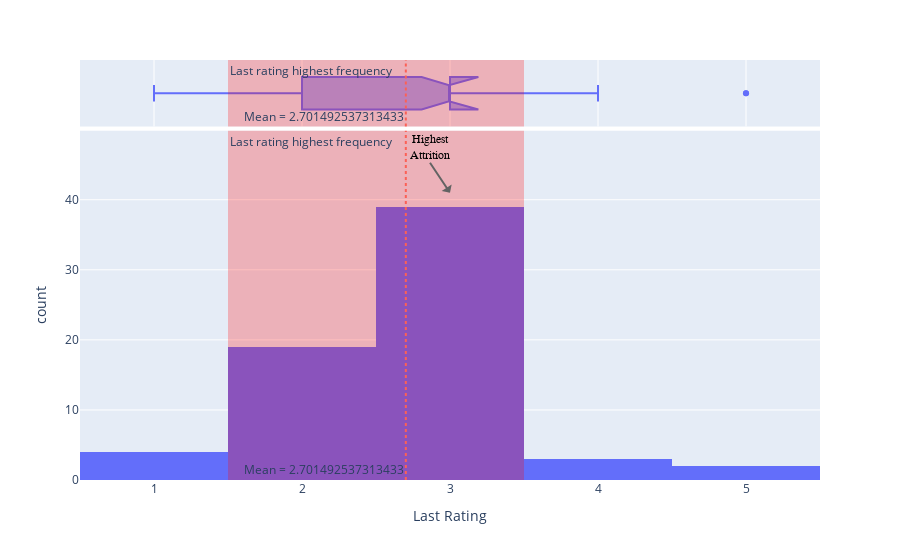

This figure's notebook cell:
### Markdown cell above
The box plot provides several insights into the total experience of individuals before joining the company:

The range of total experience is from 0 to 18 years, with a minimum value of 0 and a maximum value of 18.
The majority of individuals (50%) have a total experience of 3 years or less, which is the median value.
The first quartile (Q1) is 1 year, which means that 25% of individuals have a total experience of 1 year or less.
The third quartile (Q3) is 6.75 years, which means that 75% of individuals have a total experience of 6.75 years or less.
The interquartile range (IQR), which is the distance between Q1 and Q3, is 5.75 years. This indicates that the middle 50% of individuals have a total experience between 1 year and 6.75 years.
There are a few outliers on the upper end of the box plot, with a maximum value of 18 years. These outliers suggest that there are a few individuals with a very high total experience before joining the company, which may have implications for recruitment or retention strategies.
Overall, the box plot suggests that the majority of individuals joining the company have a relatively low level of total experience, with 50% having 3 years or less. This may indicate that the company is hiring relatively inexperienced individuals and investing in their development, or that there is a high level of attrition among more experienced employees. The outliers on the upper end of the box plot may also suggest that the company is able to attract highly experienced individuals, but that these individuals are relatively rare.

### Code cell
## understanding the last rating of employees

## Understanding Total experience
fig_rating = px.histogram(df,'Last Rating', marginal = 'box')
fig_rating.add_vline(x = df['Last Rating'].mean(), line_dash = "dot",line_color = "salmon",annotation_text= "Mean = "+str(df['Last Rating'].mean()),annotation_position = "bottom left")
fig_rating.add_vrect(x0 = 1.5, x1=3.5, annotation_text="Last rating highest frequency", annotation_position="top left",
              fillcolor="red", opacity=0.25, line_width=0)
fig_rating.add_annotation( x=3, y = 41, text=f'Highest<br>Attrition', yanchor='bottom', showarrow=True, arrowhead=1, arrowsize=1, arrowwidth=2, arrowcolor="#636363", ax=-20, ay=-30, font=dict(size=12, color="Black", family="Courier New, monospace"))
fig_rating.show()

### Figure 1 — Plotly figure (JSON) as saved in the notebook; plotly's stock layout.template omitted (floating-point values rounded to 4 significant figures)
{"data": [{"alignmentgroup": "True", "bingroup": "x", "hovertemplate": "Last Rating=%{x}<br>count=%{y}<extra></extra>", "legendgroup": "", "marker": {"color": "#636efa", "pattern": {"shape": ""}}, "name": "", "offsetgroup": "", "orientation": "v", "showlegend": false, "type": "histogram", "x": [3, 2, 5, 2, 2, 2, 4, 3, 2, 2, 2, 3, 2, 3, 3, 3, 4, 2, 2, 2, 2, 3, 2, 3, 2, 3, 3, 3, 3, 3, 3, 2, 2, 2, 3, 3, 3, 1, 3, 3, 3, 3, 5, 3, 3, 2, 3, 3, 3, 3, 3, 3, 3, 3, 3, 3, 1, 4, 3, 3, 3, 1, 1, 3, 3, 3, 2], "xaxis": "x", "yaxis": "y"}, {"alignmentgroup": "True", "hovertemplate": "Last Rating=%{x}<extra></extra>", "legendgroup": "", "marker": {"color": "#636efa"}, "name": "", "notched": true, "offsetgroup": "", "showlegend": false, "type": "box", "x": [3, 2, 5, 2, 2, 2, 4, 3, 2, 2, 2, 3, 2, 3, 3, 3, 4, 2, 2, 2, 2, 3, 2, 3, 2, 3, 3, 3, 3, 3, 3, 2, 2, 2, 3, 3, 3, 1, 3, 3, 3, 3, 5, 3, 3, 2, 3, 3, 3, 3, 3, 3, 3, 3, 3, 3, 1, 4, 3, 3, 3, 1, 1, 3, 3, 3, 2], "xaxis": "x2", "yaxis": "y2"}], "layout": {"annotations": [{"showarrow": false, "text": "Mean = 2.701492537313433", "x": 2.701, "xanchor": "right", "xref": "x", "y": 0, "yanchor": "bottom", "yref": "y domain"}, {"showarrow": false, "text": "Mean = 2.701492537313433", "x": 2.701, "xanchor": "right", "xref": "x2", "y": 0, "yanchor": "bottom", "yref": "y2 domain"}, {"showarrow": false, "text": "Last rating highest frequency", "x": 1.5, "xanchor": "left", "xref": "x", "y": 1, "yanchor": "top", "yref": "y domain"}, {"showarrow": false, "text": "Last rating highest frequency", "x": 1.5, "xanchor": "left", "xref": "x2", "y": 1, "yanchor": "top", "yref": "y2 domain"}, {"arrowcolor": "#636363", "arrowhead": 1, "arrowsize": 1, "arrowwidth": 2, "ax": -20, "ay": -30, "font": {"color": "Black", "family": "Courier New, monospace", "size": 12}, "showarrow": true, "text": "Highest<br>Attrition", "x": 3, "y": 41, "yanchor": "bottom"}], "barmode": "relative", "legend": {"tracegroupgap": 0}, "margin": {"t": 60}, "shapes": [{"line": {"color": "salmon", "dash": "dot"}, "type": "line", "x0": 2.701, "x1": 2.701, "xref": "x", "y0": 0, "y1": 1, "yref": "y domain"}, {"line": {"color": "salmon", "dash": "dot"}, "type": "line", "x0": 2.701, "x1": 2.701, "xref": "x2", "y0": 0, "y1": 1, "yref": "y2 domain"}, {"fillcolor": "red", "line": {"width": 0}, "opacity": 0.25, "type": "rect", "x0": 1.5, "x1": 3.5, "xref": "x", "y0": 0, "y1": 1, "yref": "y domain"}, {"fillcolor": "red", "line": {"width": 0}, "opacity": 0.25, "type": "rect", "x0": 1.5, "x1": 3.5, "xref": "x2", "y0": 0, "y1": 1, "yref": "y2 domain"}], "xaxis": {"anchor": "y", "domain": [0, 1], "title": {"text": "Last Rating"}}, "xaxis2": {"anchor": "y2", "domain": [0, 1], "matches": "x", "showgrid": true, "showticklabels": false}, "yaxis": {"anchor": "x", "domain": [0, 0.8316], "title": {"text": "count"}}, "yaxis2": {"anchor": "x2", "domain": [0.8416, 1], "matches": "y2", "showgrid": false, "showline": false, "showticklabels": false, "ticks": ""}}}
